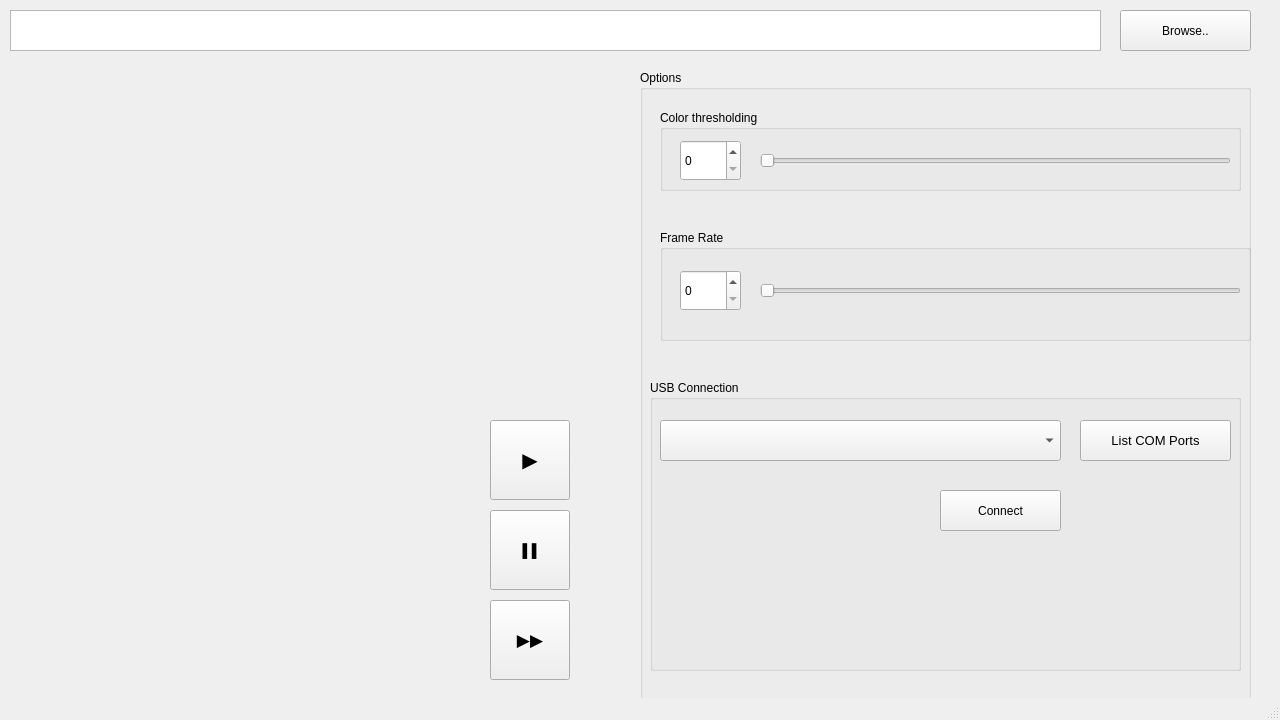
<?xml version="1.0" encoding="UTF-8"?>
<ui version="4.0">
 <class>MainWindow</class>
 <widget class="QMainWindow" name="MainWindow">
  <property name="geometry">
   <rect>
    <x>0</x>
    <y>0</y>
    <width>1280</width>
    <height>720</height>
   </rect>
  </property>
  <property name="windowTitle">
   <string>MainWindow</string>
  </property>
  <widget class="QWidget" name="centralwidget">
   <widget class="QPlainTextEdit" name="fileInputTextEdit">
    <property name="geometry">
     <rect>
      <x>10</x>
      <y>10</y>
      <width>1091</width>
      <height>41</height>
     </rect>
    </property>
   </widget>
   <widget class="QPushButton" name="fileInputButton">
    <property name="geometry">
     <rect>
      <x>1120</x>
      <y>10</y>
      <width>131</width>
      <height>41</height>
     </rect>
    </property>
    <property name="font">
     <font>
      <pointsize>9</pointsize>
     </font>
    </property>
    <property name="text">
     <string>Browse..</string>
    </property>
   </widget>
   <widget class="QGroupBox" name="optionsGroupBox">
    <property name="geometry">
     <rect>
      <x>640</x>
      <y>70</y>
      <width>611</width>
      <height>701</height>
     </rect>
    </property>
    <property name="font">
     <font>
      <pointsize>9</pointsize>
     </font>
    </property>
    <property name="title">
     <string>Options</string>
    </property>
    <widget class="QGroupBox" name="colorThresholdingGroupBox">
     <property name="geometry">
      <rect>
       <x>20</x>
       <y>40</y>
       <width>581</width>
       <height>81</height>
      </rect>
     </property>
     <property name="font">
      <font>
       <pointsize>9</pointsize>
      </font>
     </property>
     <property name="title">
      <string>Color thresholding</string>
     </property>
     <widget class="QSlider" name="colorThresholdSlider">
      <property name="geometry">
       <rect>
        <x>100</x>
        <y>30</y>
        <width>471</width>
        <height>41</height>
       </rect>
      </property>
      <property name="orientation">
       <enum>Qt::Horizontal</enum>
      </property>
     </widget>
     <widget class="QSpinBox" name="colorThresholdSpin">
      <property name="geometry">
       <rect>
        <x>20</x>
        <y>30</y>
        <width>61</width>
        <height>41</height>
       </rect>
      </property>
     </widget>
    </widget>
    <widget class="QGroupBox" name="frameRateGroupBox">
     <property name="geometry">
      <rect>
       <x>20</x>
       <y>160</y>
       <width>591</width>
       <height>111</height>
      </rect>
     </property>
     <property name="font">
      <font>
       <pointsize>9</pointsize>
      </font>
     </property>
     <property name="title">
      <string>Frame Rate</string>
     </property>
     <widget class="QSlider" name="frameRateSlider">
      <property name="geometry">
       <rect>
        <x>100</x>
        <y>40</y>
        <width>481</width>
        <height>41</height>
       </rect>
      </property>
      <property name="orientation">
       <enum>Qt::Horizontal</enum>
      </property>
     </widget>
     <widget class="QSpinBox" name="frameRateSpin">
      <property name="geometry">
       <rect>
        <x>20</x>
        <y>40</y>
        <width>61</width>
        <height>41</height>
       </rect>
      </property>
     </widget>
    </widget>
   </widget>
   <widget class="QGroupBox" name="comPortsGroupBox">
    <property name="geometry">
     <rect>
      <x>650</x>
      <y>380</y>
      <width>591</width>
      <height>291</height>
     </rect>
    </property>
    <property name="font">
     <font>
      <pointsize>9</pointsize>
     </font>
    </property>
    <property name="title">
     <string>USB Connection</string>
    </property>
    <widget class="QPushButton" name="comPortsListButton">
     <property name="geometry">
      <rect>
       <x>430</x>
       <y>40</y>
       <width>151</width>
       <height>41</height>
      </rect>
     </property>
     <property name="font">
      <font>
       <pointsize>10</pointsize>
      </font>
     </property>
     <property name="text">
      <string>List COM Ports</string>
     </property>
    </widget>
    <widget class="QComboBox" name="comPortsListBox">
     <property name="geometry">
      <rect>
       <x>10</x>
       <y>40</y>
       <width>401</width>
       <height>41</height>
      </rect>
     </property>
    </widget>
    <widget class="QPushButton" name="comPortsConnectButton">
     <property name="geometry">
      <rect>
       <x>290</x>
       <y>110</y>
       <width>121</width>
       <height>41</height>
      </rect>
     </property>
     <property name="font">
      <font>
       <pointsize>9</pointsize>
      </font>
     </property>
     <property name="text">
      <string>Connect</string>
     </property>
    </widget>
   </widget>
   <widget class="QPushButton" name="playButton">
    <property name="enabled">
     <bool>true</bool>
    </property>
    <property name="geometry">
     <rect>
      <x>490</x>
      <y>420</y>
      <width>80</width>
      <height>80</height>
     </rect>
    </property>
    <property name="sizePolicy">
     <sizepolicy hsizetype="Preferred" vsizetype="Preferred">
      <horstretch>0</horstretch>
      <verstretch>0</verstretch>
     </sizepolicy>
    </property>
    <property name="minimumSize">
     <size>
      <width>80</width>
      <height>80</height>
     </size>
    </property>
    <property name="maximumSize">
     <size>
      <width>40</width>
      <height>40</height>
     </size>
    </property>
    <property name="font">
     <font>
      <pointsize>15</pointsize>
     </font>
    </property>
    <property name="text">
     <string> ▶ </string>
    </property>
   </widget>
   <widget class="QPushButton" name="pauseButton">
    <property name="geometry">
     <rect>
      <x>490</x>
      <y>510</y>
      <width>80</width>
      <height>80</height>
     </rect>
    </property>
    <property name="minimumSize">
     <size>
      <width>40</width>
      <height>40</height>
     </size>
    </property>
    <property name="maximumSize">
     <size>
      <width>80</width>
      <height>80</height>
     </size>
    </property>
    <property name="font">
     <font>
      <pointsize>10</pointsize>
     </font>
    </property>
    <property name="text">
     <string> ▌▌</string>
    </property>
   </widget>
   <widget class="QPushButton" name="fastForwardButton">
    <property name="geometry">
     <rect>
      <x>490</x>
      <y>600</y>
      <width>80</width>
      <height>80</height>
     </rect>
    </property>
    <property name="minimumSize">
     <size>
      <width>80</width>
      <height>80</height>
     </size>
    </property>
    <property name="maximumSize">
     <size>
      <width>40</width>
      <height>40</height>
     </size>
    </property>
    <property name="font">
     <font>
      <pointsize>13</pointsize>
     </font>
    </property>
    <property name="text">
     <string> ▶▶ </string>
    </property>
   </widget>
   <widget class="QLabel" name="processedVideoLabel">
    <property name="geometry">
     <rect>
      <x>14</x>
      <y>429</y>
      <width>451</width>
      <height>241</height>
     </rect>
    </property>
    <property name="text">
     <string/>
    </property>
   </widget>
   <widget class="QLabel" name="processedVideoLabel_2">
    <property name="geometry">
     <rect>
      <x>10</x>
      <y>60</y>
      <width>591</width>
      <height>341</height>
     </rect>
    </property>
    <property name="text">
     <string/>
    </property>
   </widget>
  </widget>
  <widget class="QMenuBar" name="menubar">
   <property name="geometry">
    <rect>
     <x>0</x>
     <y>0</y>
     <width>1280</width>
     <height>18</height>
    </rect>
   </property>
  </widget>
  <widget class="QStatusBar" name="statusbar"/>
 </widget>
 <resources/>
 <connections/>
</ui>
